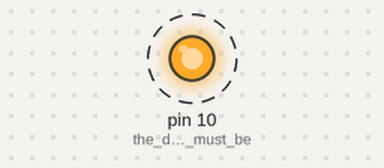
Simulated run of this sketch. Board: Arduino Uno, built with avr-gcc and run on an emulated ATmega328P. Parts: output pins drawn as LEDs (lit = HIGH). Dashed ring = blinking.

Above: at 0.5 s.
Timing chart, 0 to 4.6 s (numbered marks = the images above):
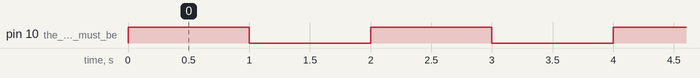

The sketch:

pwm.ino
```cpp
void setup()
{
  pinMode(10, OUTPUT); // the declared pin must be among the PWM pins.
}
void loop()
{
  analogWrite(10, 255); // 255 is the highest value.
  //We can modify the value as per the required brightness.
  delay(1000);
  analogWrite(10, 0);
  delay(1000); // time delay of 1 second or 1000 milliseconds
}
```

Measured:
- by itself, pin 10 (the_declared_pin_must_be): alternates HIGH for 1.0 s and LOW for 1.0 s
